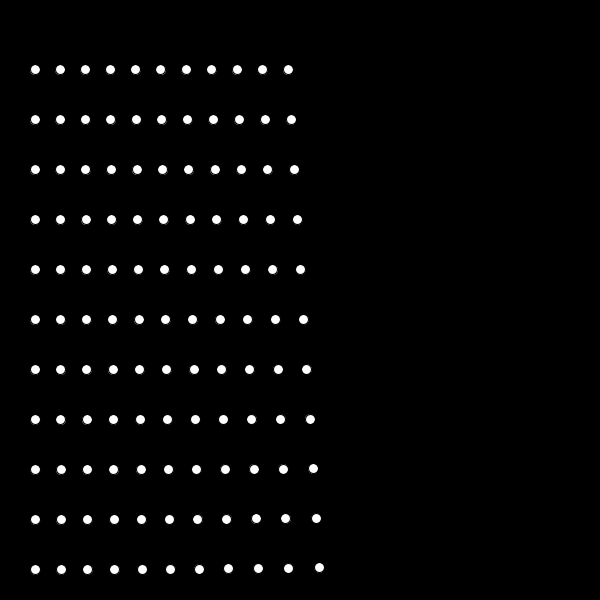
Frame 1 (no input)
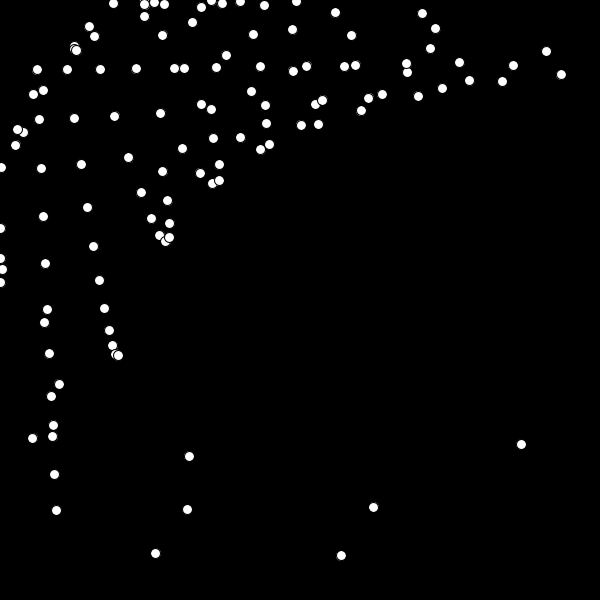
Frame 60 (the mouse pressed at the canvas centre just before this capture)
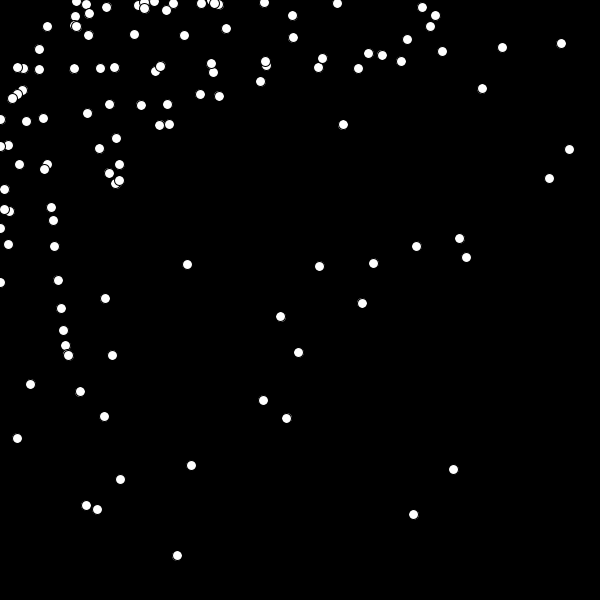
Frame 120 (the mouse held since frame 60 and released just before this capture)

The Processing sketch that drew these frames (run headless with seeded random() and noise(); from frame 60 on, the mouse is pressed at the canvas centre):

// Processing sketch: sin_Animation_nested_ForLoop_2
// ── sin_Animation_nested_ForLoop_2.pde
/*
Just gettin' crazy by tweaking the previous code
Now we animate in x and y
*/

float circleSize;
float angle;
float oscillationX;
float oscillationY;
float xPos, yPos;

void setup(){
  size(600,600);
  smooth();
  xPos = width/2;
  yPos = height/2;

}

void draw(){

  background(0);
  
  for(int x=1; x<12; x++){
    for(int y=1; y<12; y++){
      
      drawCircle(20 + 50 * x, 20 + 50 * y, 0.001 * x * y);
      
    }
  }
  
}

void drawCircle(float xPos, float yPos, float speed){
  
  angle = frameCount * speed; // we use the frameCount to increment the "angle" of the circle
  oscillationX = sin(angle); // the sin and cos funcions returns a number between -1 and 1
  oscillationY = cos(angle);
  
  // we can map that number to 0 to 1, so we get a percentage
  float oscMappedX = map(oscillationX, -1, 1, 0, 1); 
  float oscMappedY = map(oscillationY, -1, 1, 0, 1);
  
  //and use that Pct to animate by size
  ellipse(xPos * oscMappedX, yPos * oscMappedY, 10 , 10 );
  
}
